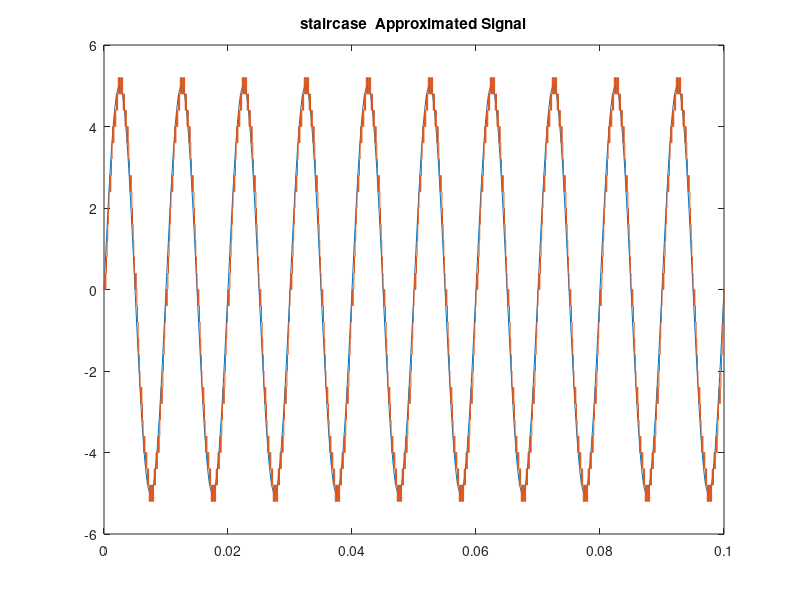
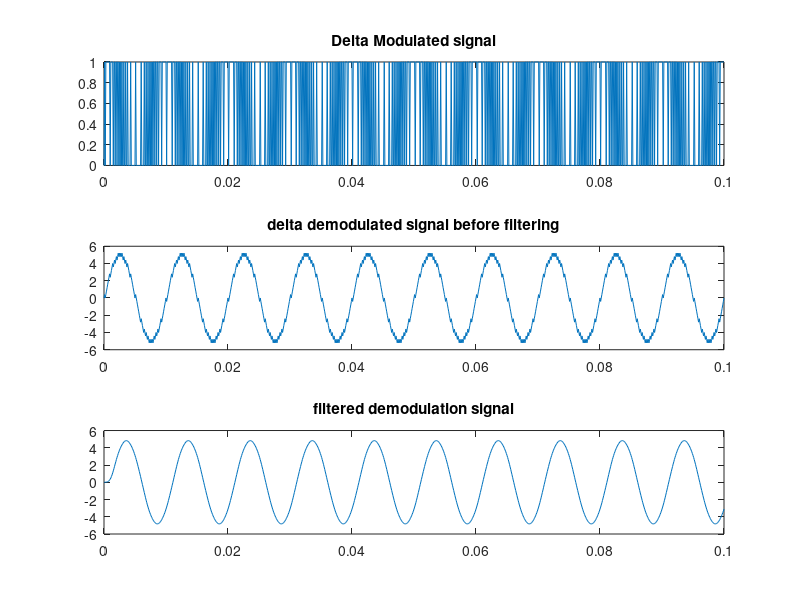

MATLAB code to generate these figures, in order:
close all;
clc ;
clear all;

fm=100;
fs=10000;
t=0:1/fs:1000/fs;

%message signal
x=5*sin(2*pi*fm.*t);
plot(t,x );
hold on;
%sampling
y=[0];
xr=0;
del=0.4;
for i=1:length(x)-1
   if xr(i)<=x(i)
     d=1;
     xr(i+1)=xr(i)+del;
   else
     d=0;
     xr(i+1)=xr(i)-del;
   end
   y=[y d];
 end

 stairs(t,xr);% shoew statre
 title('staircase  Approximated Signal');
 hold off;

 mse=sum((x-xr).^2)/length(x);%mean square error
 disp(['Mean squared error(mse):',num2str(mse)]);
 figure;

 subplot(3,1,1);
 plot(t,y);
 title('Delta Modulated signal');


 %demodukated signal
 subplot(3,1,2);
 y_demod=[0];
 x_demod=0;
 for i=2:length(y)
   if y(i)==1
     x_demod=x_demod+del;
   else
      x_demod=x_demod-del;
   end
   y_demod=[y_demod x_demod];
 end
 plot(t,y_demod);
 title('delta demodulated signal before filtering');

 %apply low pass filter

 filterorder=20;
 lopas=fir1(filterorder,fm/(fs/2),'low');
 rectss=filter(lopas,1,y_demod);

 subplot(3,1,3);
 plot(t,rectss);
 title('filtered demodulation signal');


